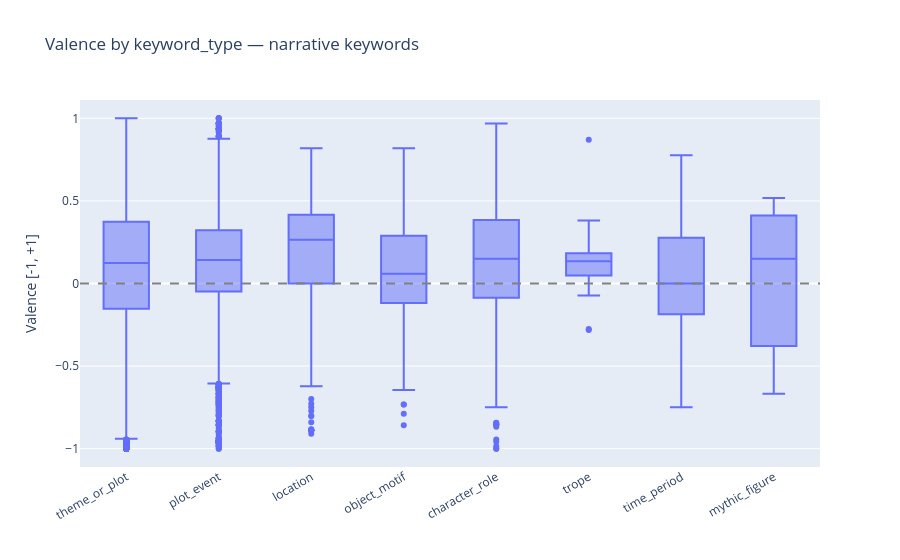

Notebook source saved alongside this figure:
### Code cell
# Valence distribution by keyword_type — narrative only
fig4 = px.box(
    narrative_scored,
    x="keyword_type", y="scl_valence",
    points="outliers",
    title="Valence by keyword_type — narrative keywords",
    labels={"keyword_type": "", "scl_valence": "Valence [-1, +1]"},
)
fig4.add_hline(y=0, line_dash="dash", line_color="grey")
fig4.update_layout(xaxis_tickangle=-30)
fig4.show()

### Figure 1 — Plotly figure (JSON) as saved in the notebook; plotly's stock layout.template omitted (floating-point values rounded to 4 significant figures; data arrays with more than 128 entries replaced by an {"elided": "..."} marker saying what was removed)
{"data": [{"alignmentgroup": "True", "boxpoints": "outliers", "hovertemplate": "=%{x}<br>Valence [-1, +1]=%{y}<extra></extra>", "legendgroup": "", "marker": {"color": "#636efa"}, "name": "", "notched": false, "offsetgroup": "", "orientation": "v", "showlegend": false, "type": "box", "x": {"elided": "48976 str values"}, "x0": " ", "xaxis": "x", "y": {"elided": "48976 float values"}, "y0": " ", "yaxis": "y"}], "layout": {"boxmode": "group", "legend": {"tracegroupgap": 0}, "shapes": [{"line": {"color": "grey", "dash": "dash"}, "type": "line", "x0": 0, "x1": 1, "xref": "x domain", "y0": 0, "y1": 0, "yref": "y"}], "title": {"text": "Valence by keyword_type — narrative keywords"}, "xaxis": {"anchor": "y", "domain": [0.0, 1.0], "tickangle": -30, "title": {"text": ""}}, "yaxis": {"anchor": "x", "domain": [0.0, 1.0], "title": {"text": "Valence [-1, +1]"}}}}
